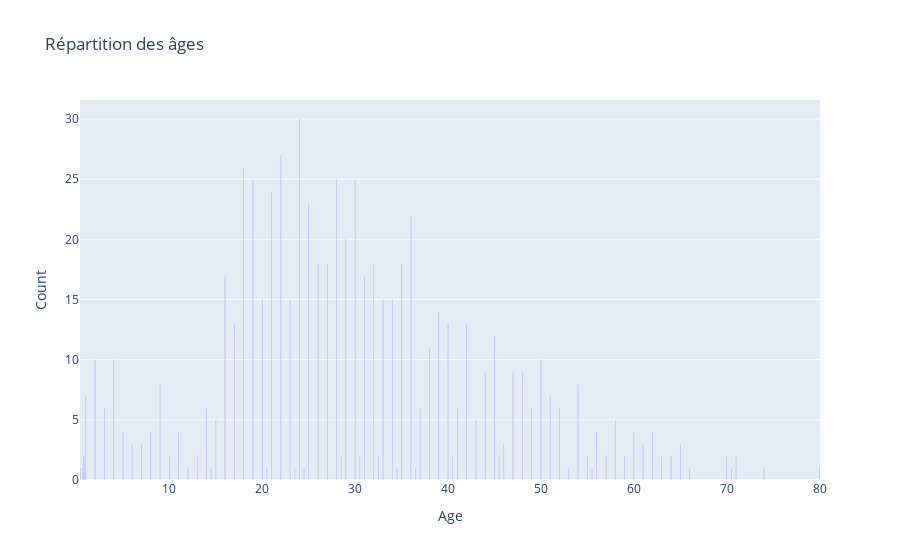

This figure's notebook cell:
### Code cell
import nbformat

age = train['Age'].value_counts().reset_index()
age.columns = ['Age', 'Count']

fig = px.bar(age, x='Age', y='Count', title="Répartition des âges")

fig.show()

### Figure 1 — Plotly figure (JSON) as saved in the notebook; plotly's stock layout.template omitted (floating-point values rounded to 4 significant figures)
{"data": [{"hovertemplate": "Age=%{x}<br>Count=%{y}<extra></extra>", "legendgroup": "", "marker": {"color": "#636efa", "pattern": {"shape": ""}}, "name": "", "orientation": "v", "showlegend": false, "textposition": "auto", "type": "bar", "x": [24.0, 22.0, 18.0, 28.0, 30.0, 19.0, 21.0, 25.0, 36.0, 29.0, 32.0, 26.0, 35.0, 27.0, 31.0, 16.0, 23.0, 20.0, 34.0, 33.0, 39.0, 42.0, 17.0, 40.0, 45.0, 38.0, 2.0, 50.0, 4.0, 48.0, 47.0, 44.0, 54.0, 9.0, 51.0, 1.0, 37.0, 14.0, 52.0, 41.0, 49.0, 3.0, 58.0, 15.0, 43.0, 5.0, 8.0, 11.0, 56.0, 60.0, 62.0, 61.0, 6.0, 46.0, 65.0, 7.0, 13.0, 55.0, 70.0, 57.0, 30.5, 32.5, 71.0, 40.5, 59.0, 0.83, 28.5, 10.0, 0.75, 64.0, 63.0, 45.5, 66.0, 55.5, 70.5, 12.0, 14.5, 36.5, 20.5, 0.92, 23.5, 53.0, 80.0, 24.5, 0.67, 0.42, 34.5, 74.0], "xaxis": "x", "y": [30, 27, 26, 25, 25, 25, 24, 23, 22, 20, 18, 18, 18, 18, 17, 17, 15, 15, 15, 15, 14, 13, 13, 13, 12, 11, 10, 10, 10, 9, 9, 9, 8, 8, 7, 7, 6, 6, 6, 6, 6, 6, 5, 5, 5, 4, 4, 4, 4, 4, 4, 3, 3, 3, 3, 3, 2, 2, 2, 2, 2, 2, 2, 2, 2, 2, 2, 2, 2, 2, 2, 2, 1, 1, 1, 1, 1, 1, 1, 1, 1, 1, 1, 1, 1, 1, 1, 1], "yaxis": "y"}], "layout": {"barmode": "relative", "legend": {"tracegroupgap": 0}, "title": {"text": "Répartition des âges"}, "xaxis": {"anchor": "y", "domain": [0, 1], "title": {"text": "Age"}}, "yaxis": {"anchor": "x", "domain": [0, 1], "title": {"text": "Count"}}}}
